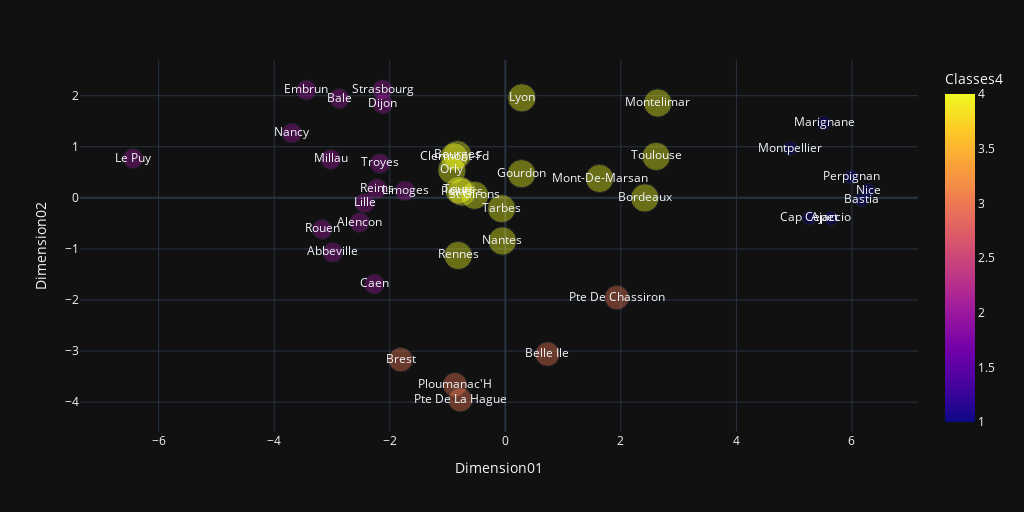

The notebook cell this image was saved under:
### Code cell
fig = px.scatter(donnees2d.reset_index(), 
                    x='Dimension01', 
                    y='Dimension02', 
                    color='Classes4',
                    text='Nom',
                    size='Classes4',
                    width=1024,
                    height=512,
                    opacity=0.4,
                   )

fig.show()

### Figure 1 — Plotly figure (JSON) as saved in the notebook; plotly's stock layout.template omitted (floating-point values rounded to 4 significant figures)
{"data": [{"hovertemplate": "Dimension01=%{x}<br>Dimension02=%{y}<br>Classes4=%{marker.color}<br>Nom=%{text}<extra></extra>", "legendgroup": "", "marker": {"color": [2, 1, 2, 2, 1, 3, 4, 4, 3, 2, 1, 4, 2, 2, 4, 2, 2, 2, 4, 1, 2, 4, 4, 1, 2, 4, 1, 4, 1, 3, 4, 3, 3, 2, 4, 2, 4, 2, 4, 4, 4, 2], "coloraxis": "coloraxis", "opacity": 0.4, "size": [2, 1, 2, 2, 1, 3, 4, 4, 3, 2, 1, 4, 2, 2, 4, 2, 2, 2, 4, 1, 2, 4, 4, 1, 2, 4, 1, 4, 1, 3, 4, 3, 3, 2, 4, 2, 4, 2, 4, 4, 4, 2], "sizemode": "area", "sizeref": 0.01, "symbol": "circle"}, "mode": "markers+text", "name": "", "orientation": "v", "showlegend": false, "text": ["Abbeville", "Ajaccio", "Alencon", "Bale", "Bastia", "Belle Ile", "Bordeaux", "Bourges", "Brest", "Caen", "Cap Cepet", "Clermont-Fd", "Dijon", "Embrun", "Gourdon", "Le Puy", "Lille", "Limoges", "Lyon", "Marignane", "Millau", "Mont-De-Marsan", "Montelimar", "Montpellier", "Nancy", "Nantes", "Nice", "Orly", "Perpignan", "Ploumanac'H", "Poitiers", "Pte De Chassiron", "Pte De La Hague", "Reims", "Rennes", "Rouen", "St Girons", "Strasbourg", "Tarbes", "Toulouse", "Tours", "Troyes"], "x": [-2.984, 5.642, -2.521, -2.871, 6.164, 0.7306, 2.416, -0.8282, -1.81, -2.267, 5.265, -0.8844, -2.118, -3.442, 0.2823, -6.442, -2.436, -1.735, 0.287, 5.517, -3.019, 1.632, 2.639, 4.932, -3.694, -0.04898, 6.281, -0.9233, 5.987, -0.8714, -0.7476, 1.931, -0.7782, -2.221, -0.8148, -3.17, -0.5307, -2.124, -0.06364, 2.612, -0.801, -2.172], "xaxis": "x", "y": [-1.067, -0.4019, -0.4827, 1.943, -0.03725, -3.059, -0.00121, 0.8453, -3.168, -1.689, -0.3912, 0.8047, 1.838, 2.109, 0.4734, 0.7694, -0.0998, 0.1366, 1.959, 1.468, 0.7526, 0.379, 1.857, 0.9665, 1.269, -0.8448, 0.1419, 0.5437, 0.4108, -3.658, 0.1133, -1.952, -3.952, 0.1775, -1.128, -0.6165, 0.04958, 2.116, -0.2106, 0.8114, 0.1501, 0.6747], "yaxis": "y", "type": "scatter"}], "layout": {"xaxis": {"anchor": "y", "domain": [0.0, 1.0], "title": {"text": "Dimension01"}}, "yaxis": {"anchor": "x", "domain": [0.0, 1.0], "title": {"text": "Dimension02"}}, "coloraxis": {"colorbar": {"title": {"text": "Classes4"}}, "colorscale": [[0.0, "#0d0887"], [0.1111, "#46039f"], [0.2222, "#7201a8"], [0.3333, "#9c179e"], [0.4444, "#bd3786"], [0.5556, "#d8576b"], [0.6667, "#ed7953"], [0.7778, "#fb9f3a"], [0.8889, "#fdca26"], [1.0, "#f0f921"]]}, "legend": {"tracegroupgap": 0, "itemsizing": "constant"}, "margin": {"t": 60}, "height": 512, "width": 1024}}
